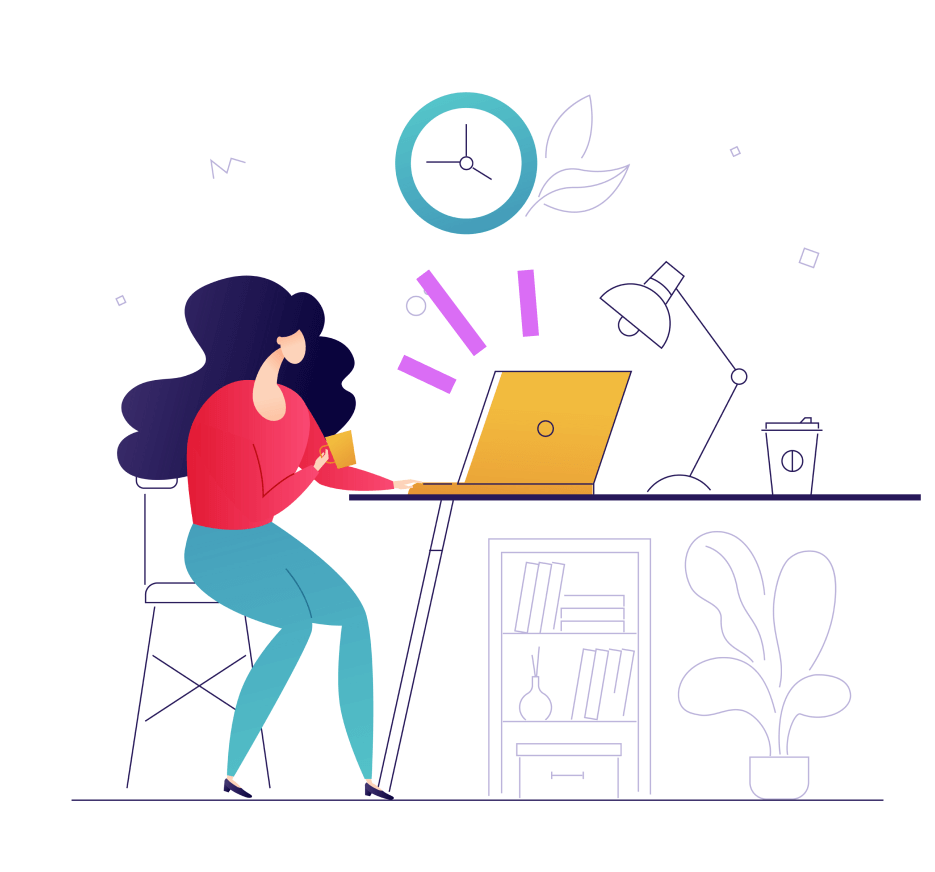
#> input picture Computer VIsion using OpenCV/images/1578955240cm_vector.png, 935 x 872 px
$ python threshold.py
#> lines starting #> are read from the running program, lines starting #| are printed output that depends on the picture; after the words box and inside, x2 and y2 are one past the last pixel; in counts of white or black regions, pixels touching at a corner belong together
import  cv2

image = cv2.imread("images/1578955240cm_vector.png")
#> image is the input picture: shape (872, 935, 3); mean B, G, R 238.1, 236, 238.9

grayImage = cv2.cvtColor(image, cv2.COLOR_BGR2GRAY)
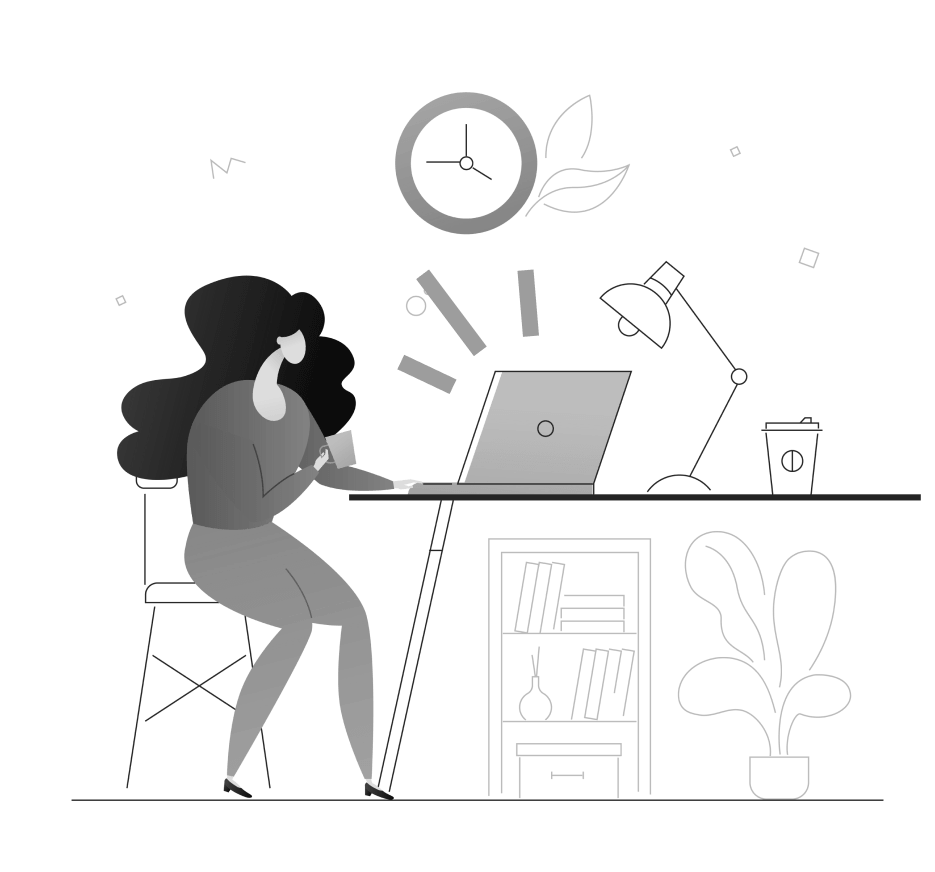
#> grayImage: shape (872, 935); min 12, max 255, mean 237.1

threshImage =  cv2.threshold(grayImage, 90, 255, cv2.THRESH_BINARY)[1]
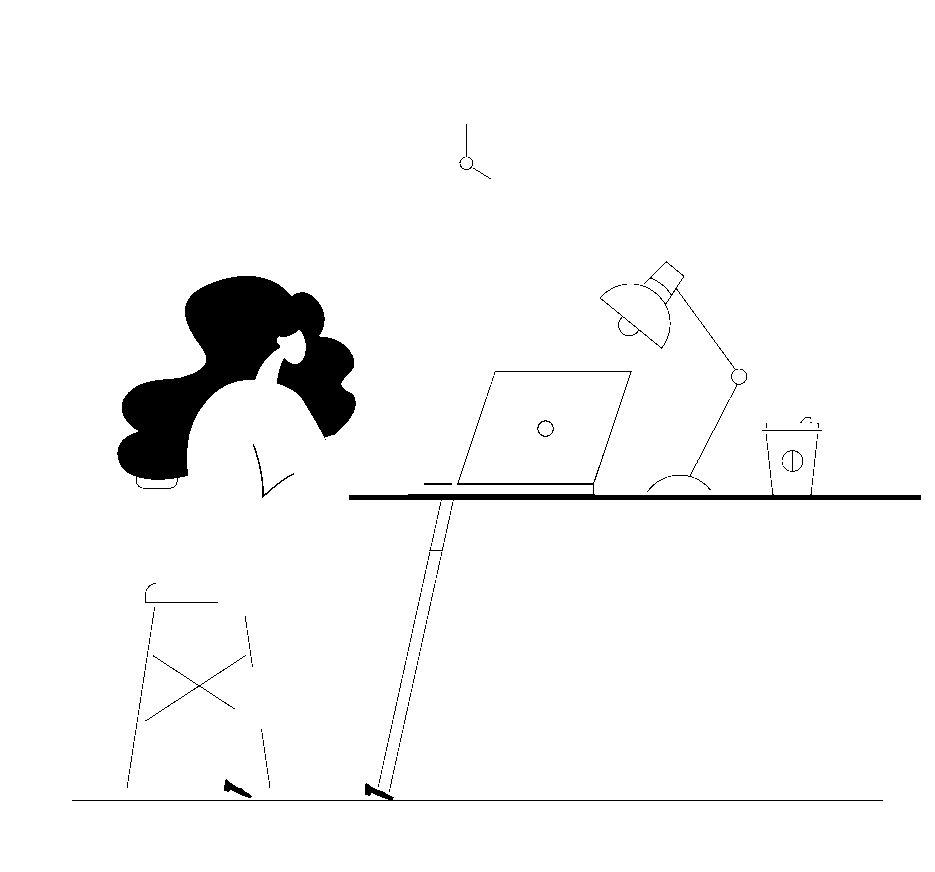
#> threshImage: shape (872, 935); 96.5% white; 163 black regions (145 under 20 px), largest, box (x1, y1, x2, y2) and area: (117, 276, 356, 489) 21674, (349, 371, 921, 501) 3692, (72, 783, 883, 801) 1000

cv2.imwrite("images/Threshold image1.png",threshImage) #good image

cv2.imshow("Thresh ",threshImage) #show original image
cv2.imshow("Grey Image ",grayImage) #show grey image
#threshImage =  cv2.threshold(grayImage, 200, 255, cv2.THRESH_BINARY)[1]

#cv2.imwrite("Threshold image.png",threshImage) #bad image
cv2.waitKey(0) # wait for no seconds and display continually

cv2.destroyAllWindows() #close
